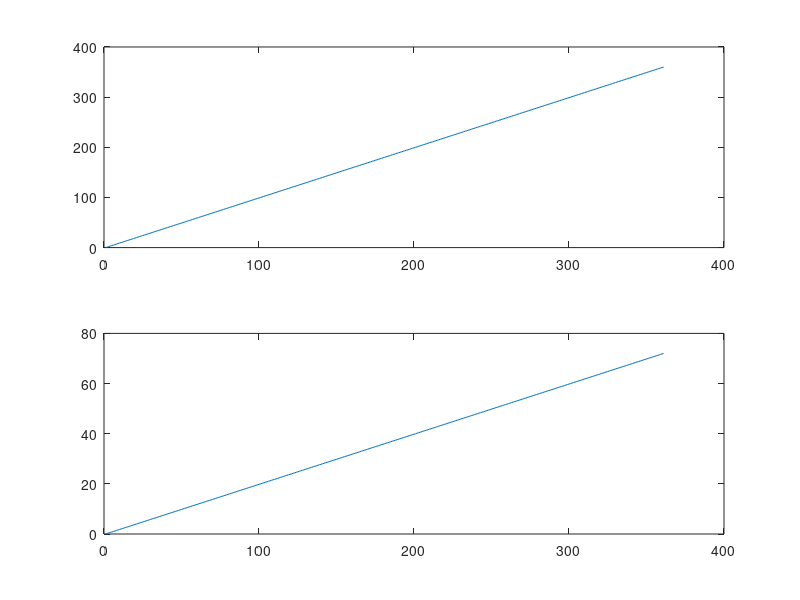

Reproduce this figure in MATLAB. (Note: this script raises an error after producing the figure.)
%% Servo driveline transmission and fault math model
t=0:1:360;       %time
t_0=100;            %time of fault
tetha_m=0:1:360;    %motor gear position angle
r_m=2;              %motor radius
tetha_l=0:1/5:360/5;     %load gear position angle
r_l=10;              %load radius   

subplot(2,1,1);
plot(tetha_m);

subplot(2,1,2);
plot(tetha_l);

%tetha_m*r_m=tetha_l*r_l

%%

%fault model functions u(t)+beta*dirac(t)
beta=0.5;             %fault indicator
u=heaviside(t);
d=(t==t_0);

y=u+(beta*d);

plot(t,y);

%%

out=y.*tetha_m*r_m;  %fault on the motor gear position

plot(out);


